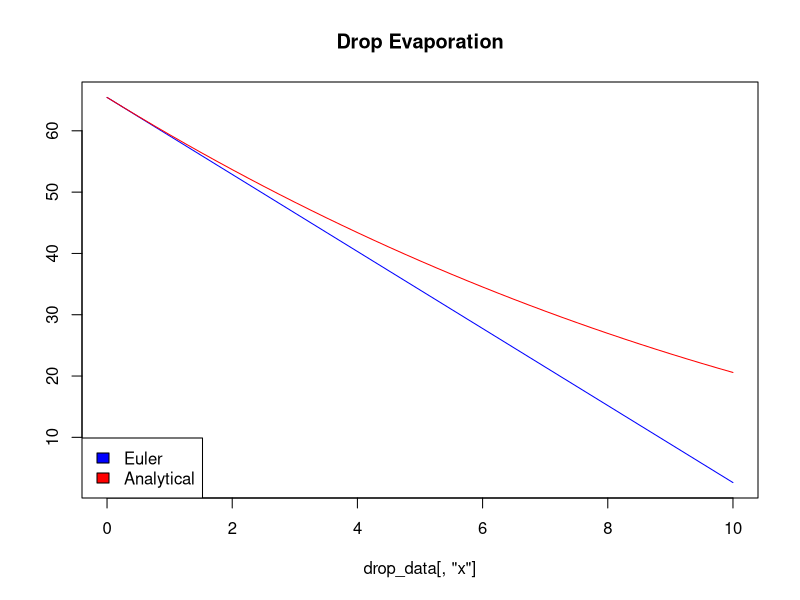

Here is the R script that generated this plot:
## ---- chunk 1
t0 <- 0
tf <- 10
step <- 0.25
k <- 0.08
r0 <- 2.5

x <- seq(t0,tf,by=step)



drop_data <- data.frame(x)
dependent_variables <- c("vol_euler","vol_analytical")
drop_data[,dependent_variables] <- NA
drop_data[1,dependent_variables] <- (4/3 * pi * r0^3)

for (i in 2:nrow(drop_data)){
  drop_data[i,"vol_euler"] <- (drop_data[1,"vol_euler"] - (k * drop_data[i,'x'] * 4 * pi * r0^2))  
  drop_data[i,"vol_analytical"] <- (4/3 * pi * (r0-(k*drop_data[i,'x']))^3)
}

plot(drop_data[,'x'],drop_data[,"vol_euler",], 
     main="Drop Evaporation", 
     ylab="",
     type="l",
     col="blue")
     lines(drop_data[,'x'],
           drop_data[,"vol_analytical"], col="red")
     legend("bottomleft",
     c("Euler","Analytical"),
     fill=c("blue","red"))

## ---- chunk 2

## ---- chunk 3

## ---- chunk 4
# create matrix of equations 
eq1 <- c(8, 2, -2, -2)
eq2 <- c(10, 2, 4, 4)
eq3 <- c(12, 2, 2, 6)

original_matrix <- data.frame(eq1, eq2, eq3)

eq_matrix <- t(original_matrix)

# normalize equations to the one with lowest row
for (rowcheck in 1:(nrow(eq_matrix)-1)){
  denominator <- eq_matrix[rowcheck,rowcheck]
  for (i in rowcheck:(nrow(eq_matrix)-1)){
    for (j in 1:ncol(eq_matrix)){
      if (j==rowcheck) {numerator <- eq_matrix[(i+1),j]}
      eq_matrix[(i+1),j] <- (eq_matrix[(i+1),j] - ((numerator/denominator) * eq_matrix[rowcheck,j]))
    }
  }  
}

# solve for Xs

solutions <- matrix(NA, ncol=nrow(eq_matrix))

for (i in nrow(eq_matrix):2){
  xi <- (eq_matrix[i,ncol(eq_matrix)] - sum(eq_matrix[i,1:(i-1)])) / eq_matrix[i,i]
  solutions[1,i] <- xi
  for (j in i:1){
    eq_matrix[j,ncol(eq_matrix)] <- eq_matrix[j,ncol(eq_matrix)] - (xi *eq_matrix[j,i])
    eq_matrix[j,i] <- 0
  }
}

solutions[1,1] <- eq_matrix[1,ncol(eq_matrix)]/eq_matrix[1,1]



## ---- chunk 5

## ---- chunk 6

## ---- chunk 7

## ---- chunk 8

## ---- chunk 9


## ---- chunk 10


## ---- chunk 11

## ---- chunk 12

## ---- chunk 13

